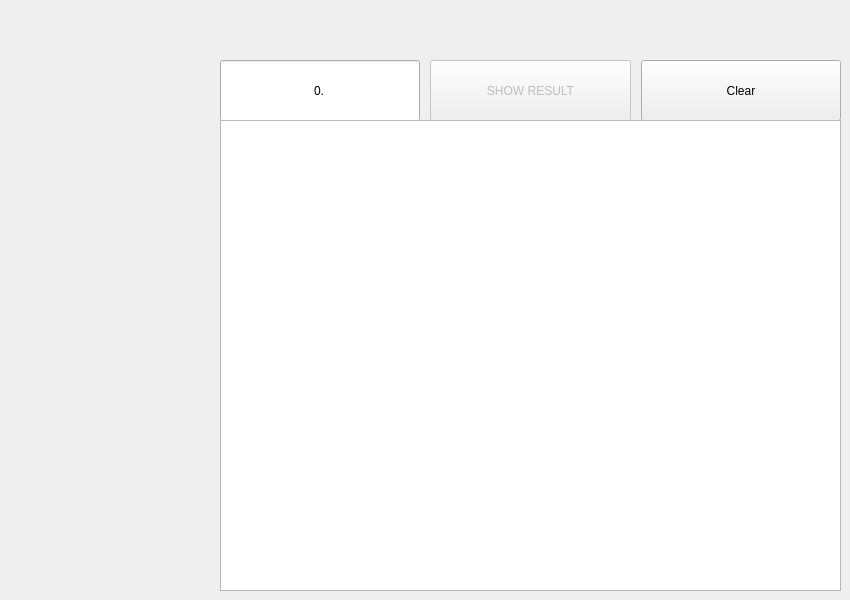
   <widget class="QWidget" name="tab2">
    <attribute name="title">
     <string>SHIFT</string>
    </attribute>
    <widget class="QWidget" name="layoutWidget">
     <property name="geometry">
      <rect>
       <x>220</x>
       <y>60</y>
       <width>621</width>
       <height>61</height>
      </rect>
     </property>
     <layout class="QHBoxLayout" name="horizontalLayout_2">
      <property name="spacing">
       <number>10</number>
      </property>
      <item>
       <widget class="QLineEdit" name="shft_input">
        <property name="sizePolicy">
         <sizepolicy hsizetype="Preferred" vsizetype="Preferred">
          <horstretch>0</horstretch>
          <verstretch>0</verstretch>
         </sizepolicy>
        </property>
        <property name="inputMethodHints">
         <set>Qt::ImhFormattedNumbersOnly|Qt::ImhPreferNumbers</set>
        </property>
        <property name="inputMask">
         <string/>
        </property>
        <property name="text">
         <string>0.</string>
        </property>
        <property name="alignment">
         <set>Qt::AlignCenter</set>
        </property>
        <property name="placeholderText">
         <string>Between 0 and 1</string>
        </property>
       </widget>
      </item>
      <item>
       <widget class="QPushButton" name="shw_btn">
        <property name="enabled">
         <bool>false</bool>
        </property>
        <property name="sizePolicy">
         <sizepolicy hsizetype="Preferred" vsizetype="Preferred">
          <horstretch>0</horstretch>
          <verstretch>0</verstretch>
         </sizepolicy>
        </property>
        <property name="text">
         <string>SHOW RESULT</string>
        </property>
        <property name="icon">
         <iconset resource="icons.qrc">
          <normaloff>:/icons/icons/document-arrow-down-icon.png</normaloff>:/icons/icons/document-arrow-down-icon.png</iconset>
        </property>
        <property name="iconSize">
         <size>
          <width>50</width>
          <height>50</height>
         </size>
        </property>
       </widget>
      </item>
      <item>
       <widget class="QPushButton" name="clr_btn">
        <property name="sizePolicy">
         <sizepolicy hsizetype="Preferred" vsizetype="Preferred">
          <horstretch>0</horstretch>
          <verstretch>0</verstretch>
         </sizepolicy>
        </property>
        <property name="text">
         <string>Clear</string>
        </property>
        <property name="icon">
         <iconset resource="icons.qrc">
          <normaloff>:/icons/icons/Actions-edit-clear-icon.png</normaloff>:/icons/icons/Actions-edit-clear-icon.png</iconset>
        </property>
        <property name="iconSize">
         <size>
          <width>50</width>
          <height>50</height>
         </size>
        </property>
       </widget>
      </item>
     </layout>
    </widget>
    <widget class="QTextEdit" name="textedit">
     <property name="enabled">
      <bool>true</bool>
     </property>
     <property name="geometry">
      <rect>
       <x>220</x>
       <y>120</y>
       <width>621</width>
       <height>471</height>
      </rect>
     </property>
     <property name="font">
      <font>
       <pointsize>13</pointsize>
      </font>
     </property>
     <property name="frameShape">
      <enum>QFrame::StyledPanel</enum>
     </property>
     <property name="frameShadow">
      <enum>QFrame::Sunken</enum>
     </property>
     <property name="lineWidth">
      <number>-7</number>
     </property>
     <property name="midLineWidth">
      <number>1</number>
     </property>
     <property name="textInteractionFlags">
      <set>Qt::LinksAccessibleByMouse|Qt::TextSelectableByMouse</set>
     </property>
    </widget>
   </widget>
